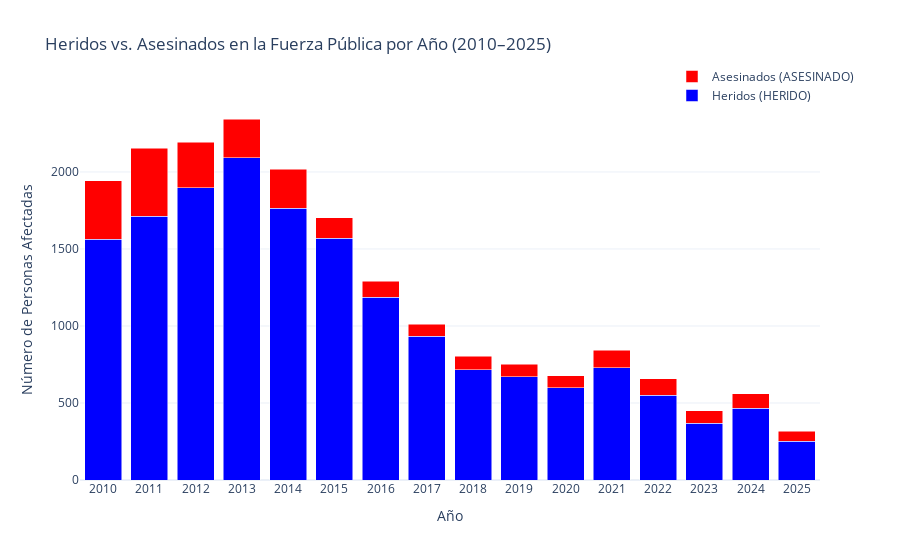

The cell this chart's notebook holds for it:
### Markdown cell above
### 3.3 Gráfico de Barras Apiladas: Heridos vs. Asesinados por Año

**Propósito**: Comparar el número de heridos y asesinados a lo largo del tiempo.

### Code cell
# Pivotar datos
datos_apilados = df.pivot_table(index='Año', columns='ACCION', values='CANTIDAD', aggfunc='sum', fill_value=0).reset_index()

# Crear gráfico de barras apiladas
fig = go.Figure(data=[
    go.Bar(name='Heridos (HERIDO)', x=datos_apilados['Año'], y=datos_apilados.get('HERIDO', 0), marker_color='blue'),
    go.Bar(name='Asesinados (ASESINADO)', x=datos_apilados['Año'], y=datos_apilados.get('ASESINADO', 0), marker_color='red')
])

# Actualizar diseño
fig.update_layout(
    barmode='stack',
    title='Heridos vs. Asesinados en la Fuerza Pública por Año (2010–2025)',
    xaxis_title='Año',
    yaxis_title='Número de Personas Afectadas',
    xaxis=dict(tickmode='linear'),
    legend=dict(x=0.8, y=1.1),
    template='plotly_white'
)

fig.show()

print("Hallazgo: Los heridos superan consistentemente a los asesinados, pero ciertos años muestran picos en asesinatos, indicando períodos de mayor violencia.")

### Figure 1 — Plotly figure (JSON) as saved in the notebook; plotly's stock layout.template omitted (floating-point values rounded to 4 significant figures)
{"data": [{"marker": {"color": "blue"}, "name": "Heridos (HERIDO)", "type": "bar", "x": [2010, 2011, 2012, 2013, 2014, 2015, 2016, 2017, 2018, 2019, 2020, 2021, 2022, 2023, 2024, 2025], "y": [1562, 1712, 1897, 2092, 1766, 1569, 1187, 932, 716, 670, 599, 730, 549, 370, 465, 251]}, {"marker": {"color": "red"}, "name": "Asesinados (ASESINADO)", "type": "bar", "x": [2010, 2011, 2012, 2013, 2014, 2015, 2016, 2017, 2018, 2019, 2020, 2021, 2022, 2023, 2024, 2025], "y": [382, 441, 295, 252, 252, 134, 104, 79, 89, 82, 78, 113, 107, 79, 96, 65]}], "layout": {"barmode": "stack", "legend": {"x": 0.8, "y": 1.1}, "title": {"text": "Heridos vs. Asesinados en la Fuerza Pública por Año (2010–2025)"}, "xaxis": {"tickmode": "linear", "title": {"text": "Año"}}, "yaxis": {"title": {"text": "Número de Personas Afectadas"}}}}
